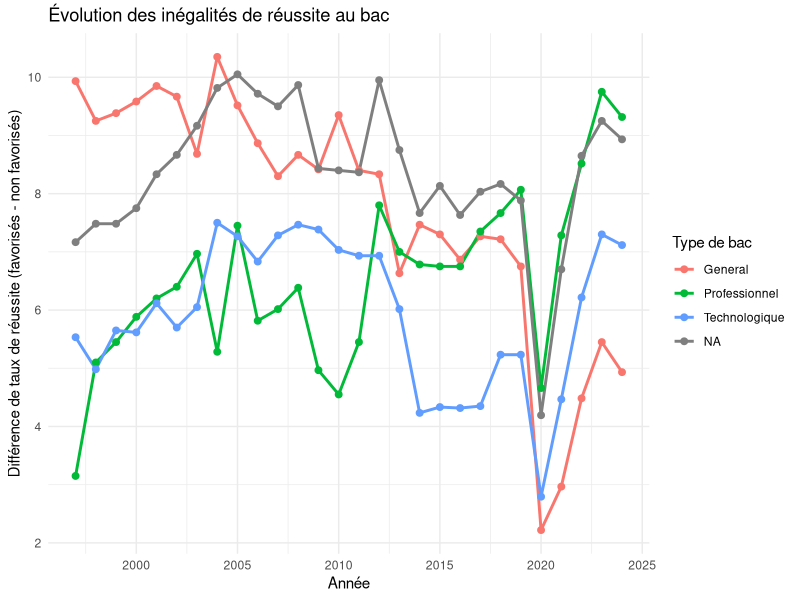
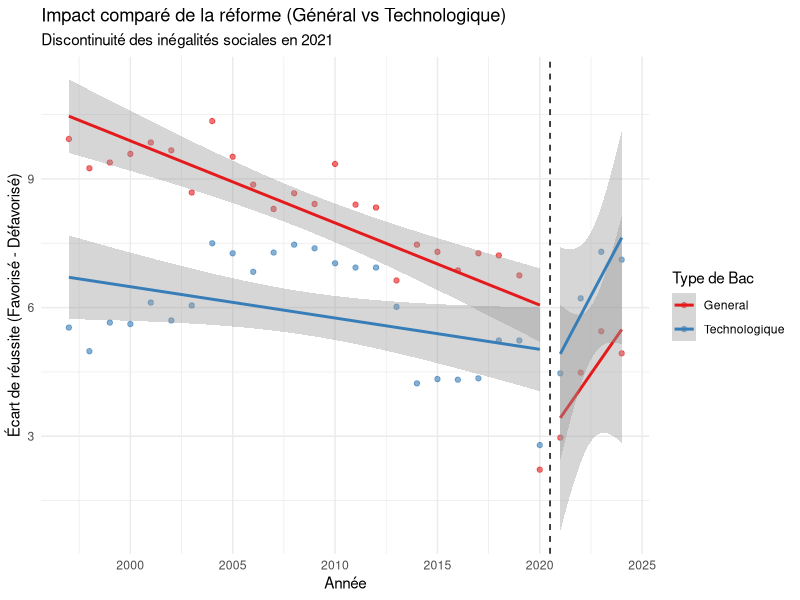

Here is the R script that generated these plots, in order:
library(readxl)
library(tidyverse)

# --- 1. CHARGEMENT ET NETTOYAGE ROBUSTE ---
bac_data <- read_excel("fr_en_reussite_au_baccalaureat_origine_sociale.xlsx", 
                       range = "A2:K337")

# Listes de référence (Vérifie bien l'orthographe par rapport à ton Excel)
csp_fav <- c(
  "Cadres, professions intellectuelles supérieures : professeurs et assimilés",
  "Cadres, professions intellectuelles supérieures",
  "Cadres et professions intellectuelles supérieures",
  "Artisans, commerçants et chefs d'entreprise",
  "Artisans, commerçants, chefs d'entreprise",
  "Agriculteurs exploitants",
  "Professions intermédiaires",
  "Professions intermédiaires : instituteurs et assimilés"
)

csp_defav <- c(
  "Ouvriers", 
  "Employés", 
  "Autres personnes sans activité professionnelle"
)

bac_clean <- bac_data %>%
  # NETTOYAGE CRUCIAL : On enlève les espaces invisibles avant et après
  mutate(`Origine sociale` = str_squish(`Origine sociale`)) %>%
  filter(!`Origine sociale` %in% c("Retraités", "Ensemble", "Indéterminé")) %>%
  mutate(
    post_reforme = if_else(Année >= 2021, 1, 0),
    origine_favorisee = case_when(
      `Origine sociale` %in% csp_fav ~ 1,
      `Origine sociale` %in% csp_defav ~ 0,
      TRUE ~ NA_real_ 
    )
  )

# --- 2. DIAGNOSTIC DU PROBLÈME (À exécuter pour comprendre) ---
# On vérifie combien de lignes on a réussi à classer en 0 et en 1
cat("Nombre de lignes classées 'Favorisée (1)' : ", sum(bac_clean$origine_favorisee == 1, na.rm = TRUE), "\n")
cat("Nombre de lignes classées 'Défavorisée (0)' : ", sum(bac_clean$origine_favorisee == 0, na.rm = TRUE), "\n")

# Si le chiffre pour 0 est 0, c'est que la liste csp_defav ne matche pas les données Excel.
# On affiche les CSP qui n'ont pas été classées (sont restées NA) pour voir s'il y a des erreurs
non_classees <- bac_clean %>% 
  filter(is.na(origine_favorisee)) %>% 
  distinct(`Origine sociale`)
print("Catégories non classées (vérifie s'il y a des oublis) :")
print(non_classees)

# --- 3. SUITE DU TRAITEMENT ---
bac_clean <- bac_clean %>% filter(!is.na(origine_favorisee))

bac_long <- bac_clean %>%
  pivot_longer(
    cols = starts_with("Pourcentage"),
    names_to = "type_bac_label",
    values_to = "taux_reussite"
  ) %>%
  mutate(
    # --- CORRECTION DU TYPE DE DONNÉES ---
    # 1. On remplace la virgule par un point (cas fréquent Excel FR)
    taux_reussite = str_replace(taux_reussite, ",", "."),
    # 2. On force la conversion en nombre
    taux_reussite = as.numeric(taux_reussite),
    
    # Nettoyage des labels
    type_bac = case_when(
      str_detect(type_bac_label, "général") ~ "General",
      str_detect(type_bac_label, "technologique") ~ "Technologique",
      str_detect(type_bac_label, "professionnel") ~ "Professionnel"
    )
  )

# Vérification rapide avant le calcul
# Si tu vois "numeric" ou "double", c'est gagné.
print(class(bac_long$taux_reussite)) 

bac_diff <- bac_long %>%
  group_by(type_bac, Année, post_reforme, origine_favorisee) %>%
  summarise(mean_taux = mean(taux_reussite, na.rm = TRUE), .groups = "drop") %>%
  pivot_wider(
    names_from = origine_favorisee,
    values_from = mean_taux,
    names_prefix = "origine_"
  ) %>%
  mutate(
    inegalite_reussite = origine_1 - origine_0
  )

# Affichage final
print(head(bac_diff))


# Statistiques descriptives préliminaires = pour repérer s'il y a des tendances parallèles

ggplot(bac_diff, aes(x = Année, y = inegalite_reussite, color = type_bac)) +
  geom_line(size = 1) +
  geom_point(size = 2) +
  labs(
    title = "Évolution des inégalités de réussite au bac",
    x = "Année",
    y = "Différence de taux de réussite (favorisés - non favorisés)",
    color = "Type de bac"
  ) +
  theme_minimal()


#Le graphique montre bien des tendances similaires entre 2004 et 2019 entre général et techno donc tendances parallèles ok



# 1. Préparation des données pour le DiD
did_data <- bac_diff %>%
  # CORRECTION ICI : Attention aux Majuscules définies précédemment
  filter(type_bac %in% c("General", "Technologique")) %>% 
  mutate(
    # On définit le groupe traité (ex: le Général)
    treat = if_else(type_bac == "General", 1, 0),
    # On définit la période post-réforme
    post = if_else(Année >= 2021, 1, 0)
  )

# Vérification de sécurité : est-ce qu'on a bien des lignes ?
if(nrow(did_data) == 0) {
  stop("Erreur : Le tableau did_data est vide. Vérifie l'orthographe exacte dans bac_diff$type_bac")
}

# 2. Modèle de Différence de Différences (DiD)
# On utilise une spécification avec Effets Fixes (Année et Type de Bac)
# Le coefficient d'intérêt est l'interaction treat:post
did_model <- lm(
  inegalite_reussite ~ treat:post + factor(type_bac) + factor(Année),
  data = did_data
)

# 3. Affichage des résultats
summary(did_model)

#Le type de bac joue un rôle : les bac techno ont moins d’inégalité de réussite que les bac général.
#L’effet de la réforme réduit l’inégalité de manière importante
#Effet du traitement (DiD) : après le traitement, l’inégalité diminue de 4,21 points dans le groupe traité. Très significatif (p < 0,001).


# REGRESSION SUR DISCONTINUITE

# On filtre pour garder Général (Traité) et Techno (Contrôle)
cits_data <- bac_diff %>%
  filter(type_bac %in% c("General", "Technologique")) %>%
  mutate(
    # Variable de temps centrée (0 = année de la réforme)
    annee_centree = Année - 2021,
    
    # Dummy pour la période après réforme (le saut temporel)
    post = if_else(Année >= 2021, 1, 0),
    
    # Dummy pour le groupe traité (1 = Général, 0 = Techno)
    is_general = if_else(type_bac == "General", 1, 0)
  )

# MODELE
model_cits <- lm(
  inegalite_reussite ~ annee_centree * post * is_general, 
  data = cits_data
)

summary(model_cits)

# La variable post n'est pas significative donc l'effet du covid n'est pas significatif pour les bac techno
# L'intéraction entre les variables post et is_general n'est pas significative. On ne peut donc pas savoir si la réforme du bac a diminué les inégalités. 

# GRAPHIQUE
ggplot(cits_data, aes(x = Année, y = inegalite_reussite, color = type_bac)) +
  # Points réels
  geom_point(alpha = 0.6) +
  
  # Ligne de réforme
  geom_vline(xintercept = 2020.5, linetype = "dashed", color = "black") +
  
  # Courbes de tendances (séparées avant/après et par groupe)
  # L'astuce est l'interaction dans 'group'
  geom_smooth(aes(group = interaction(type_bac, post)), 
              method = "lm", 
              se = TRUE) + # se = TRUE affiche l'intervalle de confiance
  
  scale_color_manual(values = c("General" = "#E41A1C", "Technologique" = "#377EB8")) +
  
  labs(
    title = "Impact comparé de la réforme (Général vs Technologique)",
    subtitle = "Discontinuité des inégalités sociales en 2021",
    y = "Écart de réussite (Favorisé - Défavorisé)",
    x = "Année",
    color = "Type de Bac"
  ) +
  theme_minimal()

# Le graphique montre bien qu'on ne peut rien conclure. 